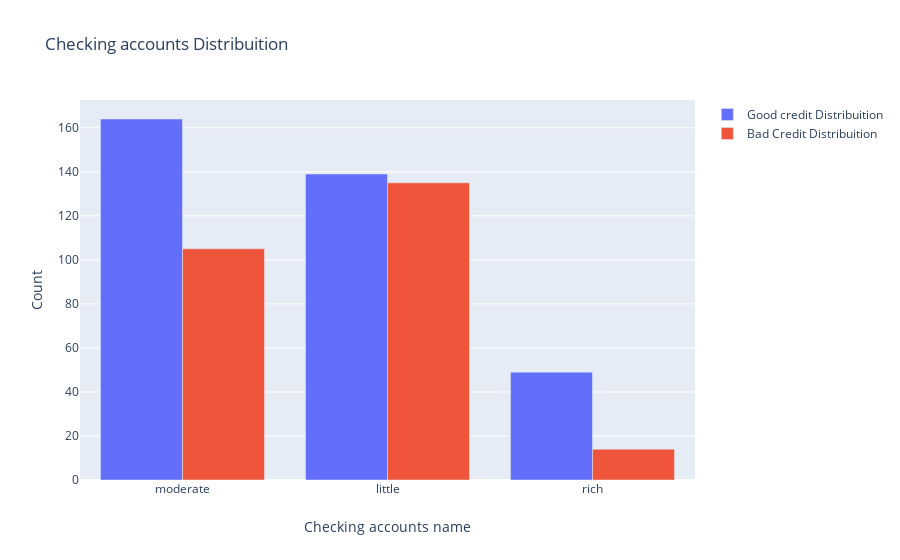

Notebook code for this chart:
### Markdown cell above
### Explore Checking Account variable

### Code cell
#First plot
trace0 = go.Bar(
    x = df_credit[df_credit["Risk"]== 'good']["Checking account"].value_counts().index.values,
    y = df_credit[df_credit["Risk"]== 'good']["Checking account"].value_counts().values,
    name='Good credit Distribuition' 
    
)

#Second plot
trace1 = go.Bar(
    x = df_credit[df_credit["Risk"]== 'bad']["Checking account"].value_counts().index.values,
    y = df_credit[df_credit["Risk"]== 'bad']["Checking account"].value_counts().values,
    name="Bad Credit Distribuition"
)

data = [trace0, trace1]

layout = go.Layout(
    title='Checking accounts Distribuition',
    xaxis=dict(title='Checking accounts name'),
    yaxis=dict(title='Count'),
    barmode='group'
)


fig = go.Figure(data=data, layout=layout)

py.iplot(fig, filename = 'Age-ba', validate = False)

### Figure 1 — Plotly figure (JSON) as saved in the notebook; plotly's stock layout.template omitted (floating-point values rounded to 4 significant figures)
{"data": [{"name": "Good credit Distribuition", "type": "bar", "x": ["moderate", "little", "rich"], "y": [164, 139, 49]}, {"name": "Bad Credit Distribuition", "type": "bar", "x": ["little", "moderate", "rich"], "y": [135, 105, 14]}], "layout": {"barmode": "group", "title": {"text": "Checking accounts Distribuition"}, "xaxis": {"title": {"text": "Checking accounts name"}}, "yaxis": {"title": {"text": "Count"}}}}
